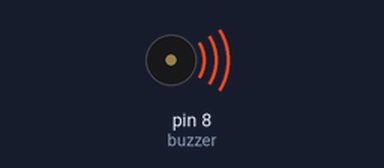
This sketch was run on a simulated Arduino Uno, built with avr-gcc and run on an emulated ATmega328P. Parts: buzzer (waves = sounding).

Above: at 0.5 s.
Timing chart, 0 to 4.6 s (numbered marks = the images above):
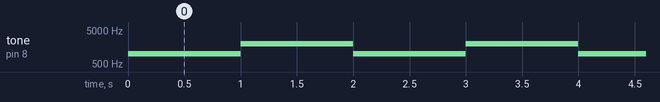

The sketch:

buzzer.ino
```cpp
int buzzer = 8;

void setup() {
pinMode(buzzer,OUTPUT);

}

void loop() {

 tone(buzzer, 1000); // tone() is the main function to use with a buzzer, it takes 2 or 3 parameteres (buzzer pin, sound frequency, duration)
 delay(1000);
 tone(buzzer, 2000); // You can also use noTone() to stop the sound it takes 1 parametere which is the buzzer pin
 delay(1000);

}
```

Measured:
- by itself, tone on pin 8 (buzzer): alternates 2000 Hz for 1.0 s and 1000 Hz for 1.0 s
